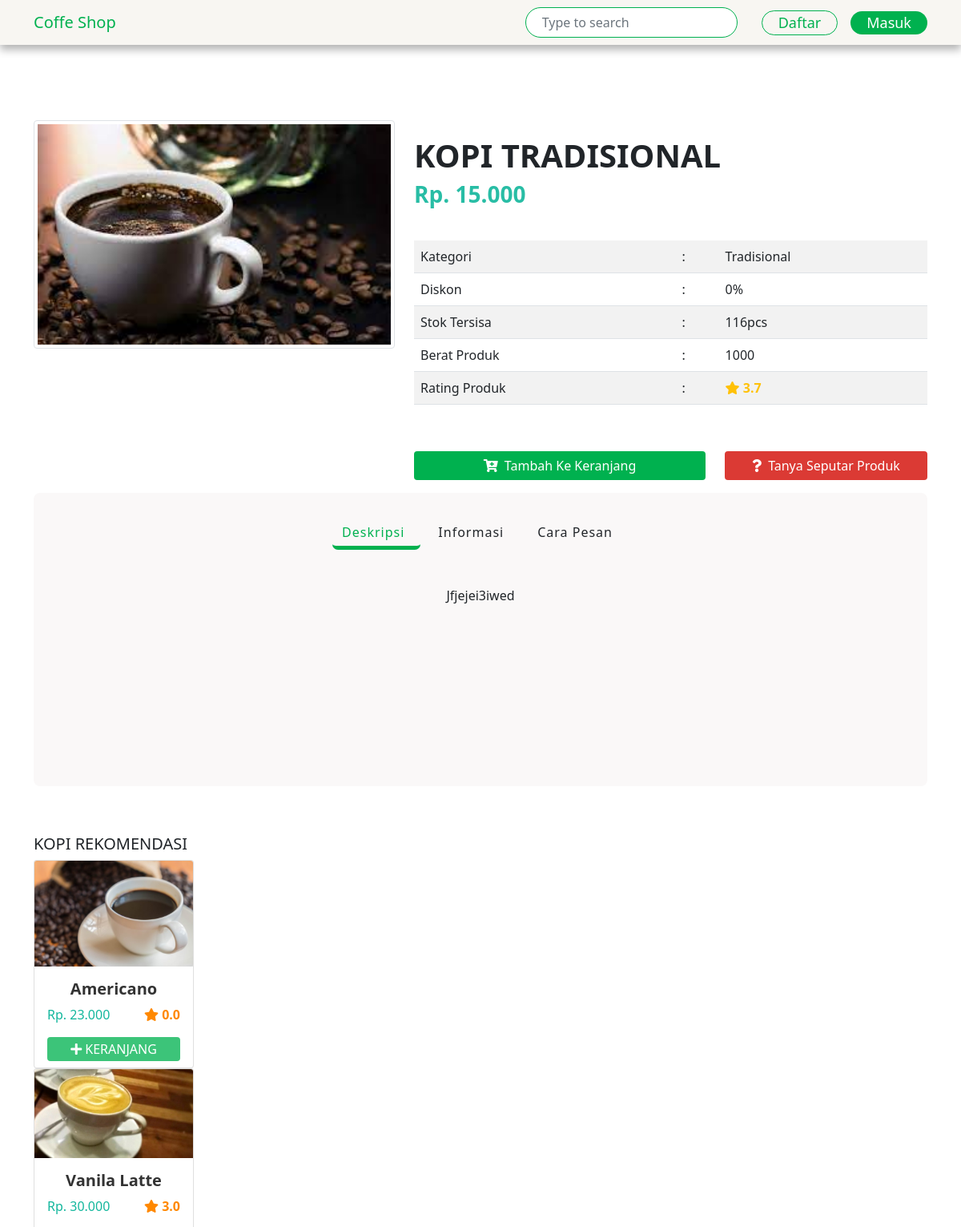
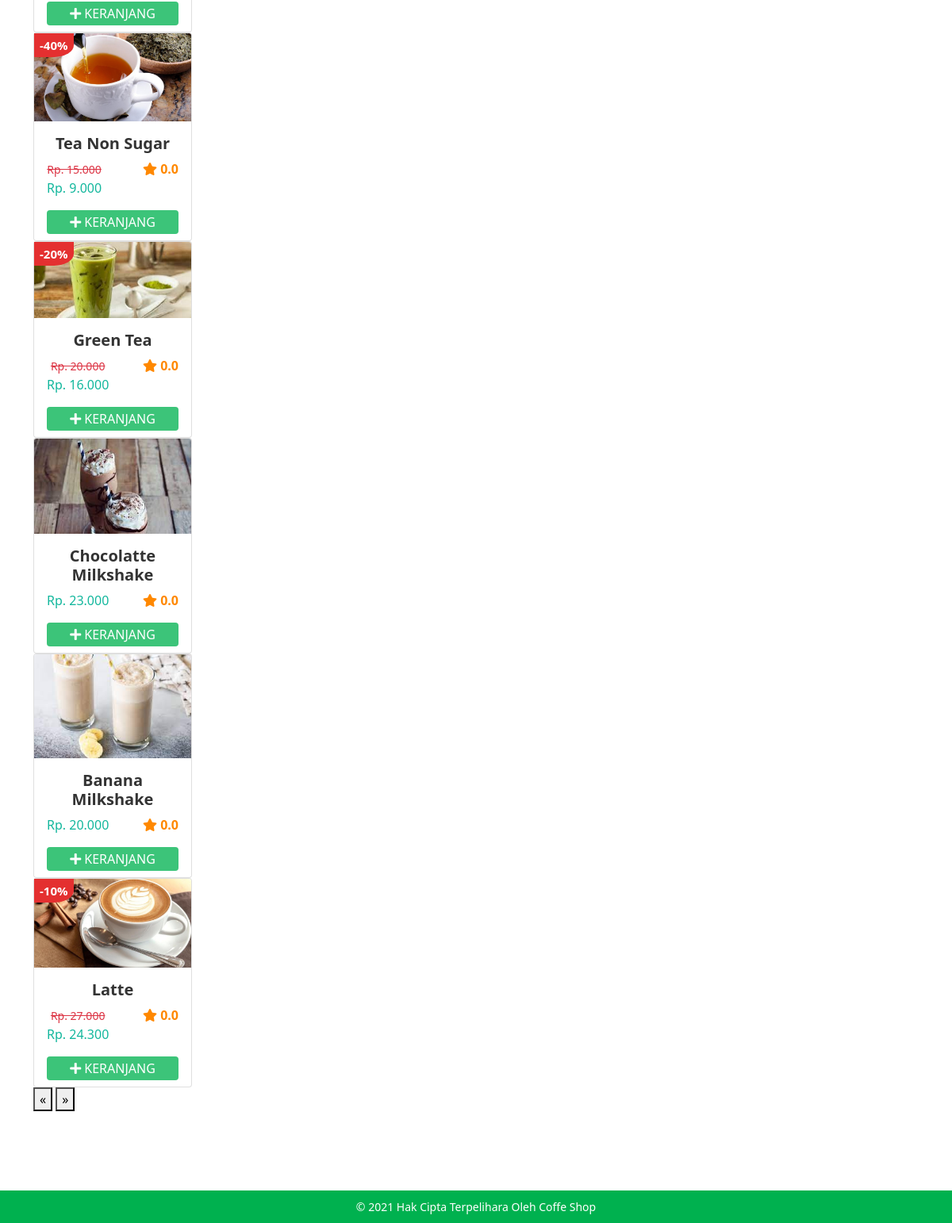
The page /produk/kopi-tradisional on the database as committed earlier (2 pictures, top to bottom).
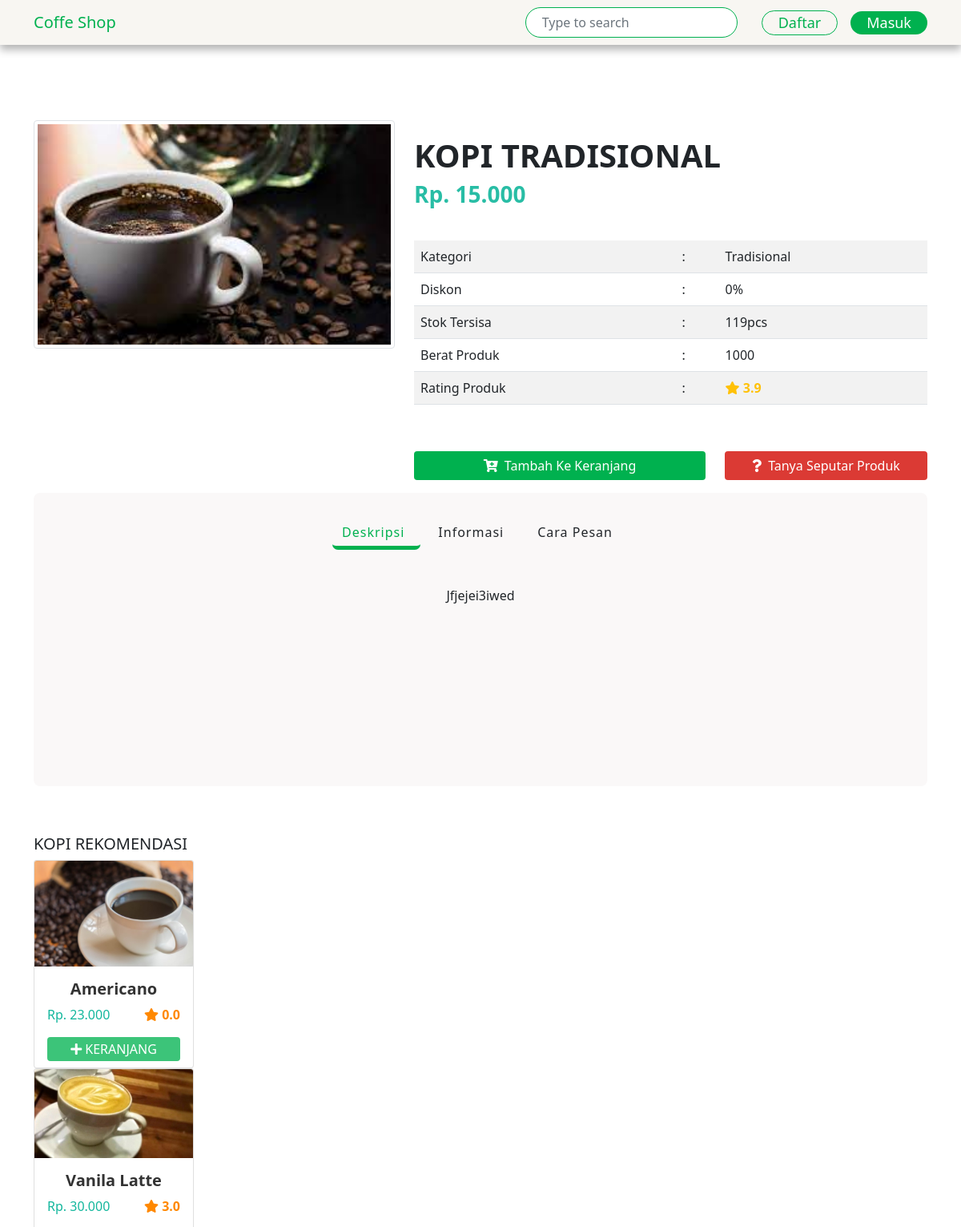
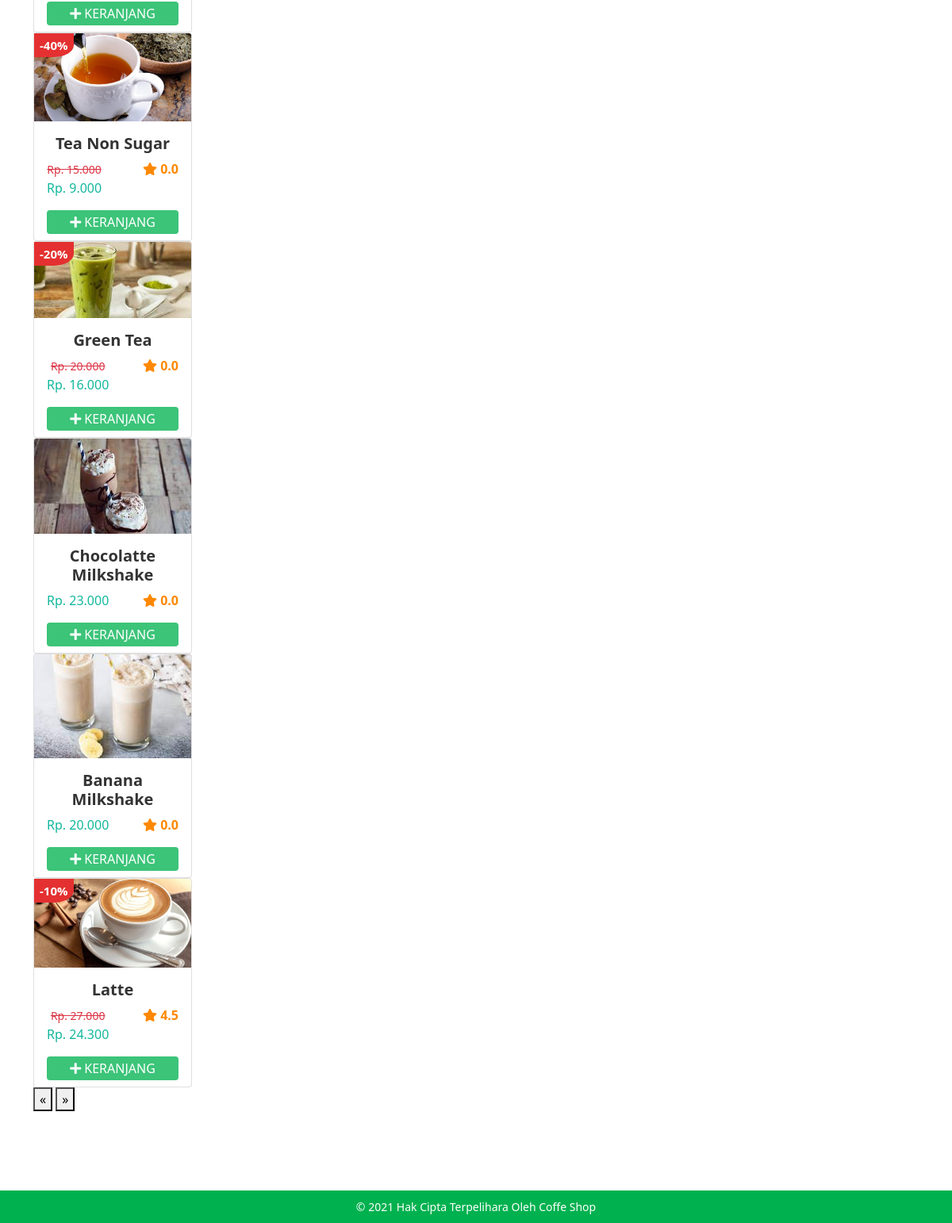
The same page on the database as committed later (2 pictures, top to bottom).
### tables this page shows
CREATE TABLE `pengaturan` (
  `id` int(11) NOT NULL,
  `key` varchar(225) NOT NULL,
  `konten` text NOT NULL
);

CREATE TABLE `produk` (
  `id_produk` int(11) NOT NULL,
  `nama_produk` varchar(200) NOT NULL,
  `deskripsi_produk` text NOT NULL,
  `harga_produk` int(11) NOT NULL,
  `diskon_produk` int(11) NOT NULL,
  `total_harga_produk` int(11) NOT NULL,
  `berat_produk` int(11) NOT NULL,
  `stok_produk` int(11) NOT NULL,
  `gambar_produk` varchar(300) NOT NULL,
  `tgl_buat_produk` datetime DEFAULT NULL,
  `slug_produk` varchar(300) NOT NULL,
  `id_kategori` int(11) NOT NULL,
  `is_active` tinyint(1) NOT NULL
);

CREATE TABLE `kategori` (
  `id_kategori` int(11) NOT NULL,
  `nama_kategori` varchar(285) NOT NULL,
  `slug_kategori` varchar(228) NOT NULL
);

### application/helpers/layout_helper.php (called while the page is built, shortened)
<?php
function pages_frontend($page = '', $data = '') {
  $ci = get_instance();
  $ci->load->view('frontend/_layouts/header', $data);
  $ci->load->view('frontend/_layouts/navbar', $data);
  $ci->load->view($page, $data);
  $ci->load->view('frontend/_layouts/footer', $data);
}

### application/controllers/Home.php (called while the page is built, shortened)
<?php defined('BASEPATH') OR exit('No direct script access allowed');
class Home extends CI_Controller {
  public function produk($slug) {
    $model = $this->home->detailProduk($slug);
    $data['produkrand'] = $model['produkrand'];
    $data['ulasan'] = $model['ulasan'];
    $data['ulasan_info'] = $model['ulasan_info'];
    $data['produk'] = $model['produk'];
    if (count($model) > 0) {
      $data['user'] = $model['user'];
      $data['title'] = 'Detail Produk';
      pages_frontend('frontend/detail_produk', $data);
    } else {
    }
  }
}

### index.php (called while the page is built, shortened)
<?php
require_once BASEPATH.'core/CodeIgniter.php';

### application/helpers/db_helper.php (called while the page is built, shortened)
<?php
function getset($key = '') {
  $ci = get_instance();
  if ($key == '') {
    return $ci->db->get('pengaturan')->result_array();
  } else {
    if ($key == 'email_config' || $key == 'alamat_toko') {
      $get = $ci->db->get_where('pengaturan', ['key' => $key])->row_array()['konten'];
      return $set = json_decode($get, TRUE);
    } else {
      return $ci->db->get_where('pengaturan', ['key' => $key])->row_array()['konten'];
    }
  }
}

### application/helpers/global_helper.php (called while the page is built, shortened)
<?php
function rupiah($angka) {
  $hasil_rupiah = "Rp. " . number_format($angka, 0, ',', '.');
  return $hasil_rupiah;
}
function sud($data = null) {
  $ci = get_instance();
  if ($data == null) {
    return $ci->session->userdata();
  } else {
    return $ci->session->userdata($data);
  }
}

### application/models/Produk_model.php (called while the page is built, shortened)
<?php
class Produk_model extends CI_Model {
  private $table = 'produk';
  public function get() {
    $this->db->select('produk.*,kategori.nama_kategori');
    $this->db->from($this->table);
    $this->db->join('kategori', 'produk.id_kategori = kategori.id_kategori');
    $query = $this->db->get();
    return $query->result();
  }
  public function get_where($where) {
    $this->db->select('produk.*,kategori.nama_kategori');
    $this->db->from($this->table);
    $this->db->join('kategori', 'produk.id_kategori = kategori.id_kategori');
    $this->db->where($where);
    $query = $this->db->get();
    return $query;
  }
}

### application/models/Home_model.php (called while the page is built, shortened)
<?php defined('BASEPATH') OR exit('No direct script access allowed');
class Home_model extends CI_Model {
  public function detailProduk($slug){
    $data['produk'] = $this->produk->get_where(['slug_produk' => $slug])->row_array();
    $data['produkrand'] = $this->_random_produk(7);
    $data['ulasan'] = $this->_ulasan($data['produk']['id_produk']);
    $data['ulasan_info'] = $this->_ulasan_info($data['produk']['id_produk']);
    $data['user'] = $this->db->get_where('user', ['email' => sud('email')])->row();
    return $data;
  }
  private function _random_produk($jml){
    $this->db->order_by('rand()');
    $this->db->limit($jml);
    return $this->produk->get();
  }
  private function _ulasan($id_produk){
    $this->db->select('ulasan_produk.*,user.username');
    $this->db->from('ulasan_produk');
    $this->db->join('user', 'ulasan_produk.id_user = user.id');
    $this->db->where('id_produk', $id_produk);
    $this->db->order_by('tgl_buat', 'DESC');
    $data['ulasan'] = $this->db->get()->result_array();
  }
  private function _ulasan_info($id_produk){
    $query = "SELECT AVG(rating)
                  AS overall_rating, COUNT(*)
                  AS total_ulasan
                FROM ulasan_produk
                WHERE id_produk = {$id_produk}";
    return $this->db->query($query)->row_array();
  }
}

### application/views/frontend/detail_produk.php (the view, shortened to what this page needs)
<link
rel="stylesheet"
href="https://cdn.jsdelivr.net/npm/glider-js@1/glider.min.css"
/>
<main class="detail">
  <div class="container">
    <div class="row">
      <div class="col-md-5">
        <img
        src="<?=base_url('uploads/image/produk/'.$produk['gambar_produk']) ?>"
        alt=""
        class="img-thumbnail"
        id="swapImg"
        />
      </div>
      <div class="col-md-7">
        <div class="detailProduk">
          <div class="titleDetail">
            <h1 class="produk title"><?=$produk['nama_produk'] ?></h1>
            <h3 class="harga"><?=rupiah($produk['total_harga_produk']) ?></h3>
          </div>
          <table class="table table-striped tentangProduk">
            <tr>
              <td>Kategori</td>
              <td>:</td>
              <td><?=$produk['nama_kategori'] ?></td>
            </tr>
            <tr>
              <td>Diskon</td>
              <td>:</td>
              <td><?=$produk['diskon_produk'] ?>%</td>
            </tr>
            <tr>
              <td>Stok Tersisa</td>
              <td>:</td>
              <td><?=$produk['stok_produk'] ?>pcs</td>
            </tr>
            <tr>
              <td>Berat Produk</td>
              <td>:</td>
              <td><?=$produk['berat_produk'] ?></td>
            </tr>
            <tr>
              <td>Rating Produk</td>
              <td>:</td>
              <td class="text-warning fw-bold">
                <i class="fas fa-star"></i> <?=number_format($ulasan_info['overall_rating'], 1) ?>
              </td>
            </tr>
          </table>
          <div class="row mb-3">
            <div class="col-md-7">
              <button
                class="mt-2 btn btn-success w-100 tambahKeranjang border-0"
                type="button"
                onclick="get_produk_id(<?=$produk['id_produk'] ?>)"
                >
                <i class="fas fa-cart-plus me-1"></i> Tambah Ke Keranjang
              </button>
            </div>
            <div class="col-md-5">
              <a href="" class="mt-2 btn btn-danger w-100 tanyaProduk border-0">
                <i class="fas fa-question me-1"></i> Tanya Seputar Produk
              </a>
            </div>
          </div>
        </div>
      </div>
    </div>
  </div>
</main>
<div class="container">
  <div class="mading">
    <section>
      <ul>
        <li class="list active" data-filter="deskripsi">Deskripsi</li>
        <li class="list" data-filter="info">Informasi</li>
        <li class="list" data-filter="caraPesan">Cara Pesan</li>
      </ul>
      <div class="text">
        <div class="textBox" data-item="deskripsi">
          <p>
            <?=$produk['deskripsi_produk']; ?>
          </p>
        </div>
      </div>
    </section>
  </div>
</div>
<div class="container">
  <div class="glider-contain">
    <h5>KOPI REKOMENDASI</h5>
    <div class="glider">
      <?php foreach ($produkrand as $row): ?>
      <div>
        <div class="card">
          <img
          src="<?=base_url("uploads/image/produk/{$row->gambar_produk}") ?>"
          class="card-img-top"
          alt="gambar<?=$row->nama_produk ?>"
          />
          <?php if ($row->diskon_produk > 0): ?>
          <span class="discount"> -<?=$row->diskon_produk ?>% </span>
          <?php endif; ?>
          <div class="card-body">
            <h5 class="card-title text-md mb-2 text-center">
              <a href="<?=site_url("produk/{$row->slug_produk}") ?>" class="card-title"><?=$row->nama_produk ?></a></h5>
            <div class="d-flex justify-content-between">
              <div
                class="text-center"
                style="color: #13b79d; font-weight: bo position-relativeld"
                >
                <?php if ($row->diskon_produk > 0): ?>
                <small class="text-danger text-decoration-line-through">
                  <?=rupiah($row->harga_produk) ?>
                </small> <br />
                <?php endif; ?>
                <?=rupiah($row->total_harga_produk) ?>
              </div>
              <?php
              $rating = $this->db->query('SELECT AVG(rating) AS overall_rating, COUNT(*) AS total_ulasan FROM ulasan_produk WHERE id_produk = '.$row->id_produk)->row_array();
              ?>
              <span style="color: #ff8800; font-weight: bold;"><i class="fas fa-star"></i> <?=number_format($rating['overall_rating'], 1) ?></span>
            </div>
            <a href="javascript:void(0)"
              onclick="get_produk_id(<?=$produk['id_produk'] ?>)"
              class="cart btn w-100 text-white mt-3 mb-2">
              <i class="fas fa-plus"></i> KERANJANG
            </a>
          </div>
        </div>
      </div>
      <?php endforeach; ?>
    </div>
    <button class="glider-prev">&laquo;</button>
    <button class="glider-next">&raquo;</button>
  </div>
</div>

### application/views/frontend/_layouts/header.php (shortened to what this page needs)
<!DOCTYPE html>
<html lang="en">
<head>
  <link
  href="https://cdn.jsdelivr.net/npm/bootstrap@5.0.0/dist/css/bootstrap.min.css"
  rel="stylesheet"
  />
  <link
  rel="stylesheet"
  href="https://pro.fontawesome.com/releases/v5.10.0/css/all.css"
  />
  <link rel="stylesheet" href="<?=base_url('assets/frontend2/') ?>css/style.css" />
  <link rel="stylesheet" href="<?=base_url('assets/frontend2/') ?>css/responsive.css" />
</head>
<body>

### application/views/frontend/_layouts/navbar.php (shortened to what this page needs)
<nav class="navbar navbar-light bg-light fixed-top">
  <div class="container">
    <a class="navbar-brand" href="<?=site_url() ?>"><?=getset('nama_toko') ?></a>
    <?php if (!sud('email')): ?>
    <div class="right ms-auto">
      <form class="search-navbar" id="form_search" method="post">
        <input
        type="text"
        name="search-navbar"
        class="form-control"
        placeholder="Type to search"
        autocomplete="on"
        />
      </form>
      <div class="d-flex align-items-center">
        <a href="<?=site_url('daftar') ?>" class="login signin me-3" style="font-size: 18px;">Daftar</a>
        <a href="<?=site_url('login') ?>" class="login" style="font-size: 18px;">Masuk</a>
      </div>
    </div>
    <?php endif; ?>
  </div>
</nav>

### application/views/frontend/_layouts/footer.php (shortened to what this page needs)
<footer>
  &copy; <?=date('Y') ?> Hak Cipta Terpelihara Oleh <?=getset('nama_toko') ?>
</footer>
</body>
</html>

### assets/frontend2/css/style.css (style rules this page uses)
body { overflow-x: hidden; }
a { text-decoration: none; }
.title { text-transform: uppercase; font-weight: bold; position: relative; }
nav.navbar { background-color: #f8f6f2 !important; -webkit-transition: 0.3s; transition: 0.3s; -webkit-box-shadow: 0 6px 10px rgba(0, 0, 0, 0.3); box-shadow: 0 6px 10px rgba(0, 0, 0, 0.3); display: -webkit-box; display: -ms-flexbox; display: flex; -webkit-box-pack: justify; -ms-flex-pack: justify; justify-content: space-between; }
nav.navbar a.navbar-brand { color: #00b14f; }
nav.navbar .right { display: -webkit-box; display: -ms-flexbox; display: flex; }
nav.navbar .right a.login { background-color: #00b14f; padding: 1px 20px; border-radius: 20px; color: #fff; text-decoration: none; }
nav.navbar .right a.login.signin { border: 1px solid #00b14f; background-color: transparent; color: #00b14f; }
nav.navbar .right form { margin-right: 30px; display: block; }
nav.navbar .right form input.form-control { border-radius: 40px; border-color: #00b14f; padding-left: 20px; }
.glider-contain { margin-top: 60px; margin-bottom: 80px; }
.glider-contain .glider .card { width: 200px; }
.glider-contain .glider .card .card-title { color: #333; }
footer { margin-top: 100px; text-align: center; background-color: #00b14f; padding: 10px; color: #fff; font-size: 14px; }
.card { position: relative; }
.card .discount { position: absolute; padding-left: 5px; background-color: #e43030; border-radius: 0 0 50% 0; padding: 7px; height: 30px; margin-top: 10px; font-size: 15px; white-space: nowrap; display: -webkit-box; display: -ms-flexbox; display: flex; -webkit-box-align: center; -ms-flex-align: center; align-items: center; color: #fff; top: -10px; font-weight: bold; }
.card .card-title { color: #333; font-weight: 600; }
main.detail { margin-top: 150px; }
main.detail img { width: 100%; }
main.detail .detailProduk .titleDetail { margin: 20px 0 40px 0; }
main.detail .detailProduk .titleDetail .produk { font-weight: bold; }
main.detail .detailProduk .titleDetail .harga { color: #28bda5; font-weight: bold; }
main.detail .detailProduk table.tentangProduk { margin-bottom: 50px; -webkit-box-pack: justify; -ms-flex-pack: justify; justify-content: space-between; }
main.detail .detailProduk button.tambahKeranjang { background-color: #00b14f !important; color: #fff; width: 60%; }
main.detail .detailProduk a.tanyaProduk { width: 35%; background-color: #db3a34 !important; color: #fff; }
.mading { background-color: #faf8f8; border-radius: 8px; }
.mading section { padding: 20px; width: 100%; display: -webkit-box; display: -ms-flexbox; display: flex; -webkit-box-align: center; -ms-flex-align: center; align-items: center; -webkit-box-orient: vertical; -webkit-box-direction: normal; -ms-flex-direction: column; flex-direction: column; }
.mading section ul { display: -webkit-box; display: -ms-flexbox; display: flex; -webkit-box-align: center; -ms-flex-align: center; align-items: center; -ms-flex-wrap: wrap; flex-wrap: wrap; margin-bottom: 20px; padding: 0 !important; white-space: nowrap; }
.mading section ul li { list-style: none; padding: 12px 20px 5px 12px; margin: 5px; letter-spacing: 1px; cursor: pointer; border-bottom: 5px solid rgba(0, 0, 0, 0); border-radius: 0 0 7px 7px; }
.mading section ul li.active { color: #00b14f; border-bottom: 5px solid #00b14f; }
.mading section .text { min-height: 250px; padding: 20px; }
a.cart { background-color: #3cc479; padding: 2px !important; width: 100%; }
.card-body { padding-bottom: 0px !important; }

Rows that differ between the two databases and show on the page:
changed produk "KOPI TRADISIONAL": stok_produk "116" → "119"
changed produk "Latte": overall_rating "0.0" → "4.5"
Other text that changed with them:
$ulasan_info['overall_rating']: "3.7" → "3.9"
